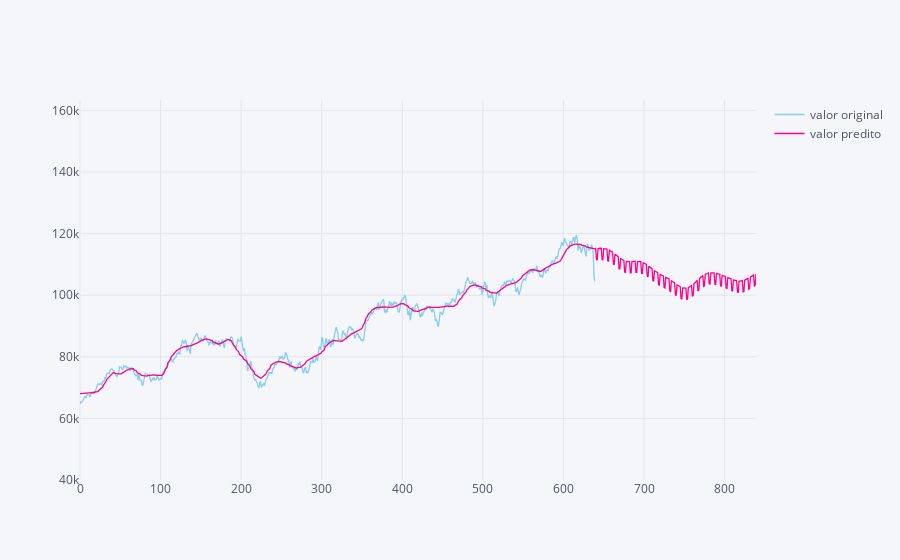

Here is the notebook cell this chart was saved with:
### Code cell
# forecast visualization
datapred[['valor original', 'valor predito']].iplot(mode='lines',
                                   size = 8,
                                   colors=['#87cded', 'pink'],
                                   layout=layout.to_plotly_json(),
                                   filename='test')

### Figure 1 — Plotly figure (JSON) as saved in the notebook; plotly's stock layout.template omitted (floating-point values rounded to 4 significant figures; data arrays with more than 128 entries replaced by an {"elided": "..."} marker saying what was removed)
{"data": [{"line": {"color": "rgba(135, 205, 237, 1.0)", "dash": "solid", "shape": "linear", "width": 1.3}, "mode": "lines", "name": "valor original", "text": "", "type": "scatter", "uid": "45746c3a-8d34-4f9a-bdbb-19b007ba9a02", "x": {"elided": "840 int values"}, "y": {"elided": "840 mixed values"}}, {"line": {"color": "rgba(255, 0, 136, 1.0)", "dash": "solid", "shape": "linear", "width": 1.3}, "mode": "lines", "name": "valor predito", "text": "", "type": "scatter", "uid": "17bad542-eb48-43b2-b626-fb7647954495", "x": {"elided": "840 int values"}, "y": {"elided": "840 float values"}}], "layout": {"legend": {"bgcolor": "#F5F6F9", "font": {"color": "#4D5663"}}, "paper_bgcolor": "#F5F6F9", "plot_bgcolor": "#F5F6F9", "title": {"font": {"color": "#4D5663"}}, "xaxis": {"gridcolor": "#E1E5ED", "showgrid": true, "tickfont": {"color": "#4D5663"}, "title": {"font": {"color": "#4D5663"}, "text": ""}, "zerolinecolor": "#E1E5ED"}, "yaxis": {"gridcolor": "#E1E5ED", "range": [40000, 163400.0], "showgrid": true, "tickfont": {"color": "#4D5663"}, "title": {"font": {"color": "#4D5663"}, "text": ""}, "zerolinecolor": "#E1E5ED"}}}
